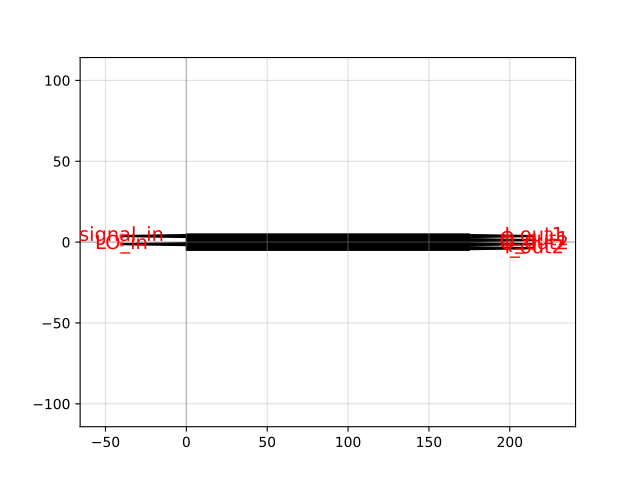

Write the Python code that produced this figure.
import gdsfactory as gf

c = gf.components.mmi_90degree_hybrid(width=0.5, width_taper=1.7, length_taper=40.0, length_mmi=175.0, width_mmi=10.0, gap_mmi=0.8, with_bbox=True, cross_section='strip')
c.plot()
